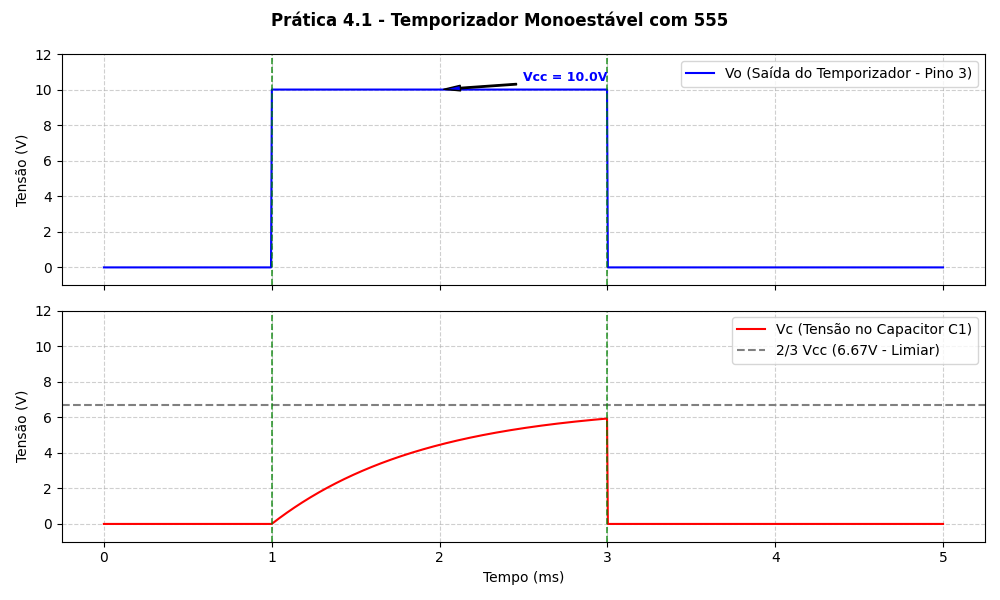

The script that drew this image:
import matplotlib.pyplot as plt
import numpy as np

Vcc = 10.0
t_pulse = 2.0  # ms
t = np.linspace(0, 5, 1000)

Vo = np.where((t >= 1.0) & (t <= 1.0 + t_pulse), Vcc, 0.0)

Vc = np.zeros_like(t)
for i, ti in enumerate(t):
  if ti < 1.0:
    Vc[i] = 0.0
  elif ti <= 1.0 + t_pulse:
    tau = t_pulse / 1.1
    Vc[i] = (2 / 3 * Vcc) * (1 - np.exp(-(ti - 1.0) / (tau * 0.5)))
  else:
    Vc[i] = 0.0

fig, (ax1, ax2) = plt.subplots(2, 1, figsize=(10, 6), sharex=True)
fig.suptitle(
    "Prática 4.1 - Temporizador Monoestável com 555",
    fontsize=12,
    weight="bold",
)

ax1.plot(t, Vo, label="Vo (Saída do Temporizador - Pino 3)", color="blue")
ax1.set_ylabel("Tensão (V)")
ax1.set_ylim(-1, 12)
ax1.grid(True, linestyle="--", alpha=0.6)
ax1.legend(loc="upper right")

ax1.annotate(
    f"Vcc = {Vcc}V",
    xy=(2.0, Vcc),
    xytext=(2.5, Vcc + 0.5),
    arrowprops=dict(facecolor="blue", shrink=0.05, width=1, headwidth=4),
    fontsize=9,
    color="blue",
    weight="bold",
)

ax2.plot(t, Vc, label="Vc (Tensão no Capacitor C1)", color="red")
ax2.axhline(
    (2 / 3) * Vcc,
    color="gray",
    linestyle="--",
    label="2/3 Vcc (6.67V - Limiar)",
)
ax2.set_ylabel("Tensão (V)")
ax2.set_xlabel("Tempo (ms)")
ax2.set_ylim(-1, 12)
ax2.grid(True, linestyle="--", alpha=0.6)
ax2.legend(loc="upper right")

# Linhas verticais verdes de referência (início e fim do pulso)
ax1.axvline(
    1.0, color="green", linestyle="--", alpha=0.8, linewidth=1.2, label="Início"
)
ax2.axvline(1.0, color="green", linestyle="--", alpha=0.8, linewidth=1.2)
ax1.axvline(
    3.0, color="green", linestyle="--", alpha=0.8, linewidth=1.2, label="Fim"
)
ax2.axvline(3.0, color="green", linestyle="--", alpha=0.8, linewidth=1.2)

plt.tight_layout()
plt.show()
